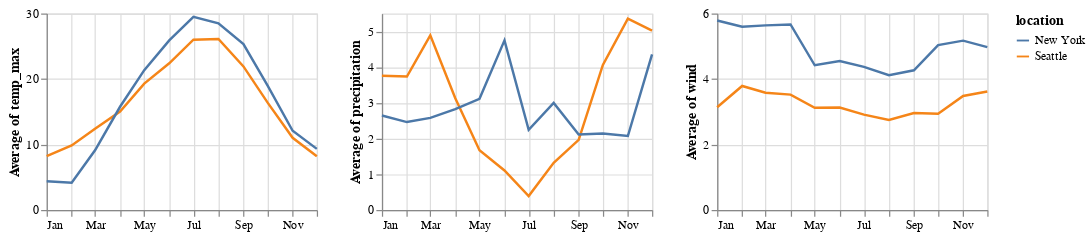

Notebook source saved alongside this figure:
### Markdown cell above
Altair provides *concatenation* operators to combine arbitrary charts into a composed chart. The `hconcat` operator (shorthand `|` ) performs horizontal concatenation, while the `vconcat` operator (shorthand `&`) performs vertical concatenation.

**Key Reminder:** Use `|` for horizontal concatenation, `&` for vertical.


---

### Review 3: Repeat for Efficiency

### Code cell
alt.Chart(df).mark_line().encode(
    alt.X('month(date):T').title(None),
    alt.Y(alt.repeat('column'), aggregate='average', type='quantitative'),
    color='location:N'
).properties(
    width=220,
    height=160
).repeat(
    column=['temp_max', 'precipitation', 'wind']  # ← Template applied to each field
)

### Figure 1 — Vega-Lite specification as saved in the notebook (floating-point values rounded to 4 significant figures; data arrays with more than 128 entries replaced by an {"elided": "..."} marker saying what was removed)
{"config": {"view": {"continuousWidth": 300, "continuousHeight": 300}}, "repeat": {"column": ["temp_max", "precipitation", "wind"]}, "spec": {"data": {"name": "data-9ec872ab70bedb632340c46eb2bd33b5"}, "mark": {"type": "line"}, "encoding": {"color": {"field": "location", "type": "nominal"}, "x": {"field": "date", "timeUnit": "month", "title": null, "type": "temporal"}, "y": {"aggregate": "average", "field": {"repeat": "column"}, "type": "quantitative"}}, "height": 160, "width": 220}, "$schema": "https://vega.github.io/schema/vega-lite/v5.20.1.json", "datasets": {"data-9ec872ab70bedb632340c46eb2bd33b5": {"elided": "2922 records"}}}
